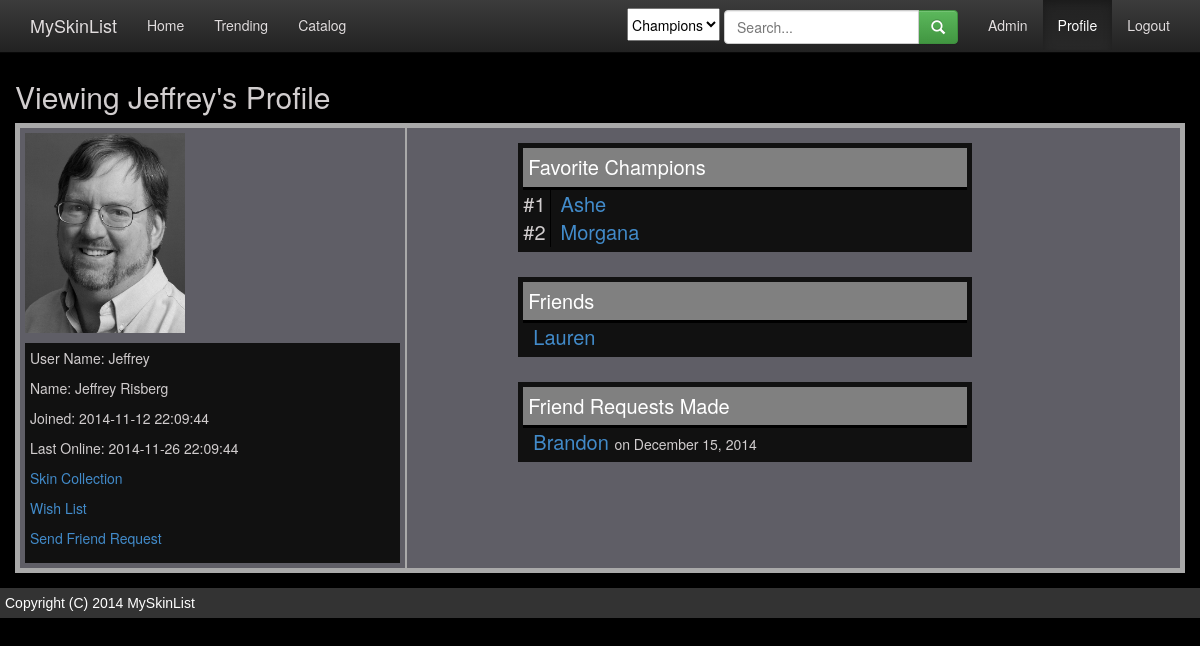
The app's page /profile.php?id=2 (signed in) with its own data.
### tables this page shows
create table users (
	id           int(11)      NOT NULL AUTO_INCREMENT,
	user_name    varchar(255) NOT NULL,
  name         varchar(255) NOT NULL,
	password     varchar(255) NOT NULL,
	avatar_img   varchar(255) NULL,
	visibility   int(11)      NOT NULL,
	is_admin     bit(1)       NOT NULL,
	last_login   datetime     NULL,
	date_created datetime     NOT NULL,
	last_updated datetime     NOT NULL,
	PRIMARY KEY (id),
	FOREIGN KEY (visibility) REFERENCES visibility_settings (id)
);

create table champions (
	id           int(11)      NOT NULL AUTO_INCREMENT,
	name         varchar(255) NOT NULL,
	title        varchar(255) NOT NULL,
	role_id      int(11)      NOT NULL,
	icon_img_url varchar(255) NULL,
	date_created datetime     NOT NULL,
	last_updated datetime     NOT NULL,
	PRIMARY KEY (id),
	FOREIGN KEY (role_id) REFERENCES champion_roles (id)
);

create table user_friend_request (
  user_id   int(11) NOT NULL,
  friend_id int(11) NOT NULL,
  status_id int(11) NOT NULL,
  date_created datetime NOT NULL,
  last_updated datetime NOT NULL,
  PRIMARY KEY (user_id, friend_id),
  FOREIGN KEY (user_id) REFERENCES users (id),
  FOREIGN KEY (friend_id) REFERENCES users (id),
  FOREIGN KEY (status_id) REFERENCES friend_request_status (id)
);

### _login.php (called while the page is built, shortened)
<?php
if (array_key_exists('user_id', $_SESSION)) {
    $user_id = $_SESSION['user_id'];
} else {
    $user_id = 0;
    $user_name = "";
    $b_user_logged_in = 0;
    $b_user_is_admin = 0;
}

### _paths.php (called while the page is built, shortened)
<?php
$user_avatar_img_path = "img/uploads/users/avatars";

### profile.php (the view, shortened to what this page needs)
<?php include '_header.php'; ?>
<?php include '_connect.php'; ?>
<?php include '_paths.php'; ?>
    <link rel="stylesheet" href="css/dark_styles.css"/>
<?php
if (array_key_exists('id', $_GET))
    $id = $_GET['id'];
else
    $id = $user_id;
$my_profile = ($id == $user_id) ? true : false;
$sql = <<<SQL
    SELECT *
    FROM users
    WHERE id=$id
SQL;
if (!$user_result = mysqli_query($db_connection, $sql)) {
    die('There was an error running the query [' . mysqli_error($db_connection) . ']');
}
$user = null;
if ($user_result->num_rows > 0) {
    $user = $user_result->fetch_assoc();
}
$sql = <<<SQL
   SELECT c.id as champion_id, c.name as champion_name
   FROM user_champion uc
   JOIN champions c ON uc.champion_id = c.id
   WHERE uc.user_id = $id
   ORDER BY uc.date_created
   LIMIT 5
SQL;
if (!$user_champions_result = mysqli_query($db_connection, $sql)) {
    die('There was an error running the query [' . mysqli_error($db_connection) . ']');
}
$sql = <<<SQL
   SELECT u.*
   FROM user_friend uf
   JOIN users u ON uf.friend_id = u.id
   WHERE uf.user_id = $id
   LIMIT 5
SQL;
if (!$friends_result = mysqli_query($db_connection, $sql)) {
    die('There was an error running the query [' . mysqli_error($db_connection) . ']');
}
$sql = <<<SQL
   SELECT u.*
   FROM user_friend uf
   JOIN users u ON uf.friend_id = u.id
   WHERE uf.user_id = $id
   LIMIT 5
SQL;
if (!$friends_result = mysqli_query($db_connection, $sql)) {
    die('There was an error running the query [' . mysqli_error($db_connection) . ']');
}
$sql = <<<SQL
   SELECT u.*, ufr.date_created
   FROM user_friend_request ufr
   JOIN users u ON ufr.friend_id = u.id
   WHERE ufr.user_id = $id AND ufr.status_id = 1
   LIMIT 5
SQL;
if (!$friends_pending_result = mysqli_query($db_connection, $sql)) {
    die('There was an error running the query [' . mysqli_error($db_connection) . ']');
}
$b_friend_requested = false;
$b_friended = false;
?>
<?php if ($user != null) { ?>
    <?php if (!$my_profile) { ?>
        <div class="row">
            <h2>Viewing <?php echo $user['user_name']; ?>'s Profile</h2>
        </div>
    <?php } ?>
    <div class="row page-body">
        <div class="col-md-4 basic-info profile-leftcell">
            <div>
                <?php if ($user['avatar_img'] != null && $user['avatar_img'] != "")
                    echo "<img src='$user_avatar_img_path/{$user['avatar_img']}' height=200/>";
                else
                    echo "<img src='$user_avatar_default_img_path' height=200>";
                ?>
            </div>
            <div class="personal-info">
                <p>User Name: <?php echo $user['user_name'] ?></p>
                <p>Name: <?php echo $user['name'] ?></p>
                <p>Joined: <?php echo $user['date_created'] ?></p>
                <p>Last Online: <?php echo $user['last_login'] ?></p>
                <p><a href="catalog.php?id=<?php echo $id ?>&catalog_search_type=myCollection">Skin Collection</a></p>
                <p><a href="catalog.php?id=<?php echo $id ?>&catalog_search_type=myWishList">Wish List</a></p>
                <?php if (!$my_profile) { ?>
                    <?php if ($b_friended) { ?>
                        <p><a href="">Remove Friend</a></p>
                    <?php }
                    else { ?>
                        <?php if (!$b_friend_requested) { ?>
                            <p><a href="profile_friend_request_addcancel.php?action=add&friend_id=<?php echo $id; ?>">Send Friend Request</a></p>
                        <?php }
                        else { ?>
                            <p><a href="profile_friend_request_addcancel.php?action=cancel&friend_id=<?php echo $id; ?>">Cancel Friend Request</a></p>
                        <?php } ?>
                    <?php } ?>
                <?php } ?>
            </div>
        </div>
        <div class="col-md-5 col-md-offset-1">
            <div class="detailed-info">
                <div class="title-header">Favorite Champions</div>
                <table>
                    <?php $index = 1;
                    while ($row = $user_champions_result->fetch_assoc()) {
                        echo '<tr>';
                        echo '<td class="favorite-champ-list-header">#' . $index . '</td>';
                        echo '<td class="favorite-champ-list-element">';
                        echo '<a href="show_champion.php?id=' . $row['champion_id'] . '">' . $row['champion_name'] . '</a>';
                        echo '</td>';
                        echo '</tr>';
                        $index = $index + 1;
                    } ?>
                </table>
            </div>
            <div style="height: 10px;"></div>
            <?php if ($friends_result->num_rows > 0) { ?>
                <div class="detailed-info">
                    <div class="title-header">Friends</div>
                    <table>
                        <?php
                        while ($row = $friends_result->fetch_assoc()) {
                            echo '<tr>';
                            echo '<td class="favorite-champ-list-element">';
                            echo '<a href="profile.php?id=' . $row['id'] . '">' . $row['user_name'] . '</a>';
                            echo '</td>';
                            echo '</tr>';
                        } ?>
                    </table>
                </div>
            <?php } ?>
            <div style="height: 10px;"></div>
            <?php if ($friends_pending_result->num_rows > 0) { ?>
                <div class="detailed-info">
                    <div class="title-header">Friend Requests Made</div>
                    <table>
                        <?php
                        while ($row = $friends_pending_result->fetch_assoc()) {
                            echo '<tr>';
                            echo '<td class="favorite-champ-list-element">';
                            echo '<a href="profile.php?id=' . $row['id'] . '">' . $row['user_name'] . '</a>';
                            echo ' <span style="font-size: 14px">on ' . date("F j, Y", strtotime($row['date_created'])) . '</span>';
                            echo '</td>';
                            echo '</tr>';
                        } ?>
                    </table>
                </div>
            <?php } ?>
        </div>
    </div>
<?php } else { ?>
    <div class="row page-body">
        There is no user with that id.
    </div>
<?php } ?>
<?php include '_footer.php'; ?>

### css/dark_styles.css (style rules this page uses)
body { background-color: black; color: #D1CDCE; }
.page-body { border: 5px; border-color: darkgray; border-style: solid; background-color: #5f5e66; }
.profile-leftcell { border-width: 0px 2px 0px 0px; border-color: darkgray; border-style: solid; }
.title-header { padding: 5px; border-style: solid; border-width: 0 0 3px 0; border-color: black; font-size: 20px; background-color: gray; color: white; }
.basic-info { padding: 5px; }
.detailed-info { padding: 5px; background-color: #111; margin-top: 15px; }
.personal-info { background-color: #111; padding: 5px; margin-top: 10px; }
.favorite-champ-list-header { font-size: 20px; padding-right: 4px; border-style: solid; border-width: 0 1px 0 0; border-color: black; }
.favorite-champ-list-element { font-size: 20px; padding-left: 10px; }

### records on screen
users: user_name "Jeffrey", avatar_img (picture), name "Jeffrey Risberg", date_created "2014-11-12 22:09:44", last_login "2014-11-26 22:09:44"
champions: name "Ashe"
champions: name "Morgana"
users: user_name "Lauren"
user_friend_request: friend.user_name "Brandon", date_created "December 15, 2014"
